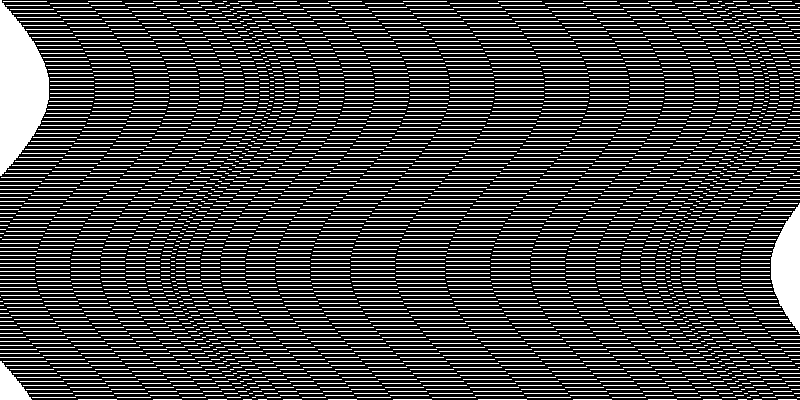
Frame 1 (no input)
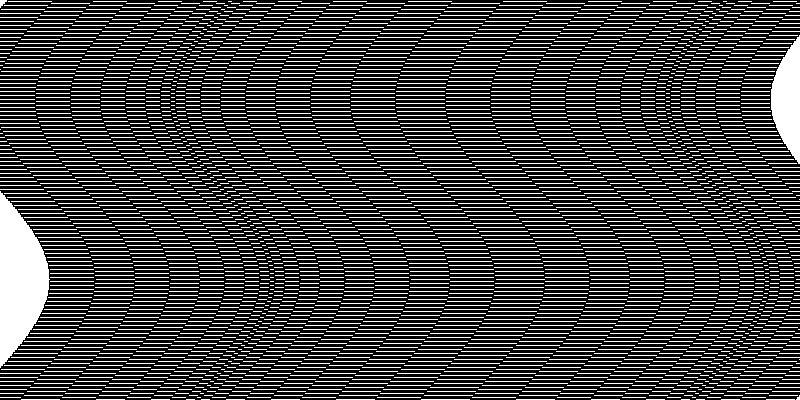
Frame 60 (the mouse pressed at the canvas centre just before this capture)
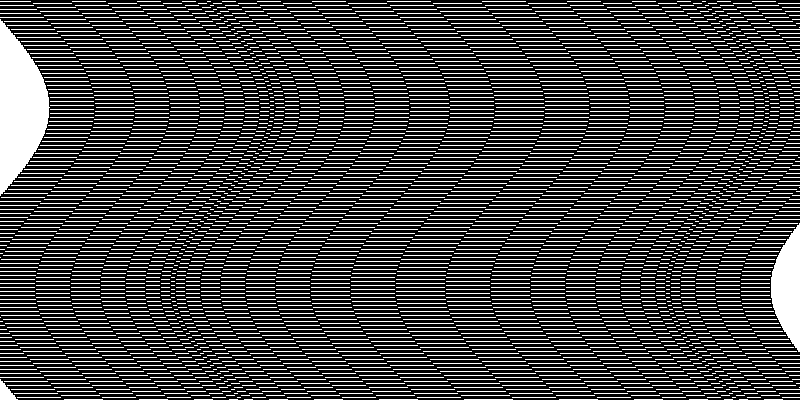
Frame 120 (the mouse held since frame 60 and released just before this capture)

The Processing sketch that drew these frames (run headless with seeded random() and noise(); from frame 60 on, the mouse is pressed at the canvas centre):

// Processing sketch: optical_illusion
// ── optical_illusion.pde
float offset = 0;
boolean increase = false;
boolean alternate = true;
boolean shiftColum = false;
void setup()
{
  size(800, 400);



}
 void draw()
 {
 
  int sizeX = 50;
  int sizeY = 2;
  
  background(255);
  float speed = 0.05; // lower = slower movement
  offset += speed;

  for (int x= 0; x < width; x+= sizeX)
  {
    if (sizeX <= 5)
      increase =true;
    if (sizeX >= 50)
      increase = false;

    sizeX = increase ? sizeX + 5 : sizeX - 5;


  

    for (int y = 0; y < height; y += sizeY) {
      
           float wave = sin((radians(y)) + offset) * 50;
      float drawX = x + wave;
      
      if ((alternate && shiftColum) || (y == 0 && !alternate)) {
        fill(0);  
      } else {
        fill(255);  
      }

      rect(drawX, y, sizeX, sizeY);
      if(!shiftColum)
      {
        shiftColum = true;

        
      }
      else
       alternate = !alternate;
    }
    shiftColum = !shiftColum;
  }  
 }
 
